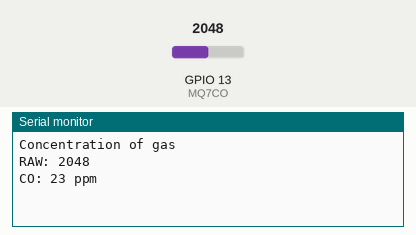
Simulated run of this sketch. Board: ESP32. On the bench: the last lines printed to the serial monitor. The test bench sets the inputs (shaded band); at power-on: GPIO 13 (MQ7CO) = 2048.

Above: at 1.2 s.
1.3 s: GPIO 13 (MQ7CO) set to 2866
At 2.6 s:
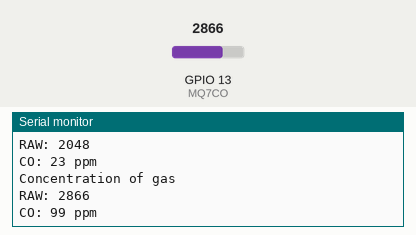
2.8 s: GPIO 13 (MQ7CO) set to 3603
At 5.5 s:
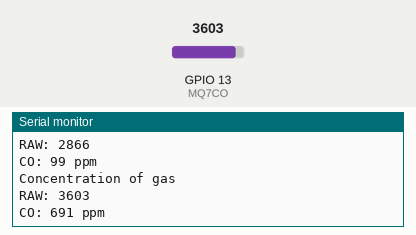
Timing chart, 0 to 7.0 s (numbered marks = the images above; inputs shaded):
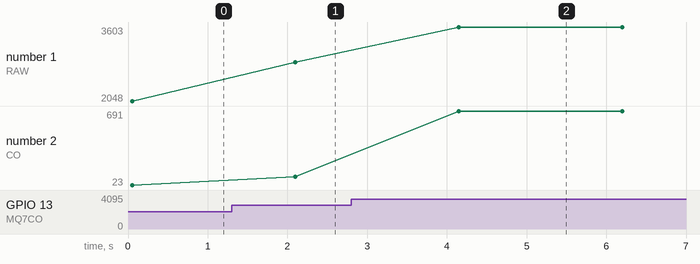

Measured:
- after the input at 1.3 s, the serial monitor: prints a new line after 0.80 s (image 1)
- after the input at 2.8 s, the serial monitor: prints a new line after 1.4 s (image 2)
- plotted number 1: 2048 → 2866 after the input at 1.3 s, 2866 → 3603 after the input at 2.8 s
- plotted number 2: 23 → 99 after the input at 1.3 s, 99 → 691 after the input at 2.8 s

The sketch:

CO_final-ESP32.ino
```cpp
const int MQ7CO=13;
int RL_VALUE_CO=5;

int READ_SAMPLE_INTERVAL_CO=50;
int READ_SAMPLE_TIMES_CO=1;

float           COCurve[3]  =  {1.77,0.20,-1.36};

float           RoCO           =  2.4;

void setup()
{

  Serial.begin(9600);
}

void loop()
{
  long iPPM_CO = 0;
  iPPM_CO = MQ7GetGasPercentage(MQ7Read(MQ7CO)/RoCO);


   Serial.println("Concentration of gas ");
   Serial.print("RAW: "); Serial.println(analogRead(MQ7CO));

   Serial.print("CO: ");
   Serial.print(iPPM_CO);
   Serial.println(" ppm");

   delay(2000);

}

float MQ7ResistanceCalculation(int raw_adc)
{
  return ( ((float)RL_VALUE_CO*(4096-raw_adc)/raw_adc));
}

float MQ7Read(int mq_pin)
{
  int i;
  float rs=0;

  for (i=0;i<READ_SAMPLE_TIMES_CO;i++) {
    rs += MQ7ResistanceCalculation(analogRead(mq_pin));
    delay(READ_SAMPLE_INTERVAL_CO);
  }

  rs = rs/READ_SAMPLE_TIMES_CO;

  return rs;
}

long MQ7GetGasPercentage(float rs_ro_ratio)
{
     return MQ7GetPercentage(rs_ro_ratio,COCurve);
}

long  MQ7GetPercentage(float rs_ro_ratio, float *pcurve)
{
  return (pow(10,( ((log(rs_ro_ratio)-pcurve[1])/pcurve[2]) + pcurve[0])));
}
```
